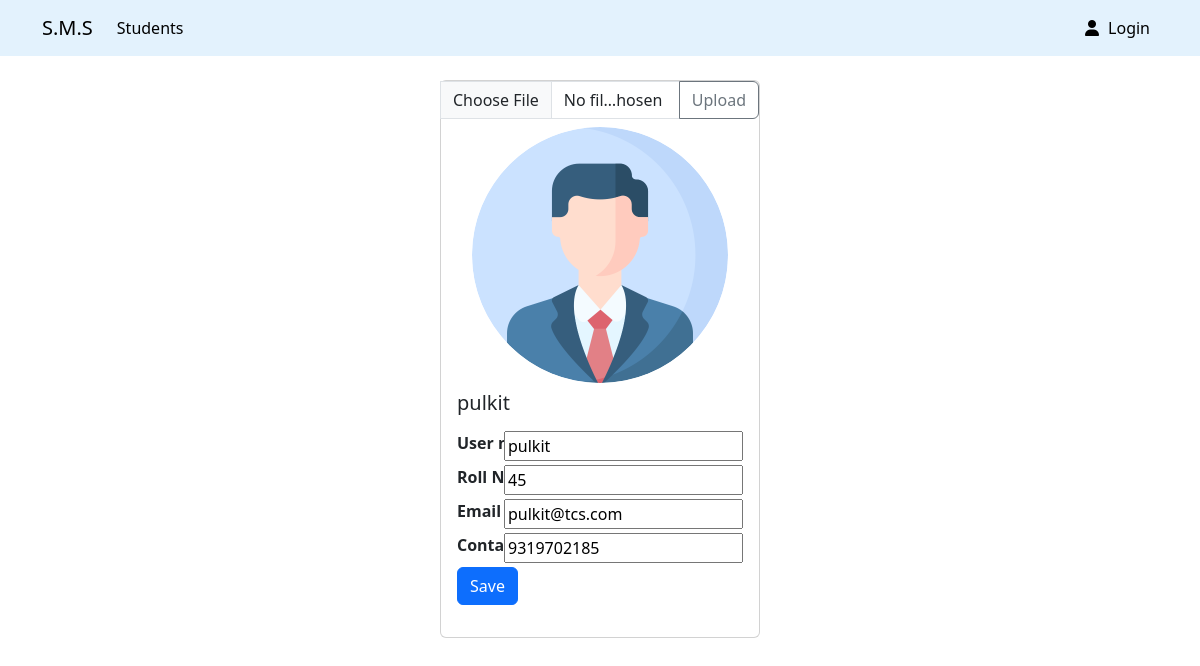
The page /edit.php?id=3 on the database its author committed.
### tables this page shows
CREATE TABLE `students` (
  `id` int NOT NULL AUTO_INCREMENT,
  `name` varchar(128) DEFAULT NULL,
  `roll_no` int DEFAULT NULL,
  `phone_number` text,
  `email` text,
  `username` text,
  `password` text,
  `img` text,
  PRIMARY KEY (`id`)
);

### includes/student.php (called while the page is built, shortened)
<?php
function getStudent_result($conn, $columnName, $columnValue)
{
    $query = "SELECT * FROM students WHERE $columnName = ?";
    $input_type = is_numeric($columnValue) ? "i" : "s";
    $stmt = mysqli_prepare($conn, $query);
    mysqli_stmt_bind_param($stmt, $input_type, $columnValue);
    if (mysqli_stmt_execute($stmt)) {
        $result = mysqli_stmt_get_result($stmt);
        return $result;
    }
    return false;
}

### edit.php (the view, shortened to what this page needs)
<?php require "includes/header.php" ?>
<?php
require "includes/database.php";
require "includes/student.php";
require "includes/getProfilePic.php";
$conn = getDB();
if (isset($_GET) && $_GET['id']) {
    $id = $_GET['id'];
    $student = mysqli_fetch_assoc(getStudent_result($conn, "id", $id));
    $name = $student["name"];
    $username = $student["username"];
    $roll_no = $student["roll_no"];
    $email = $student["email"];
    $phone_number = $student["phone_number"];
}
?>
<div class="card mx-auto mt-4" style="width: 20rem; height:fit-content">
    <form action="" method="post" enctype="multipart/form-data">
        <div class="input-group">
            <input type="file" name="file" id="file" class="form-control" id="inputGroupFile04" aria-describedby="inputGroupFileAddon04" aria-label="Upload">
            <button class="btn btn-outline-secondary" type="submit" id="inputGroupFileAddon04">Upload</button>
        </div>
    </form>
    <div class="profile-pic-con">
        <img src="<?php echo get_pic($_GET["id"], $conn) ?>" class="card-img-top mx-auto mt-2 profile-pic" alt="..." style="width: 16rem;">
    </div>
    <div class="card-body position-relative">
        <h5 class="card-title"><?php echo $name ?></h5>
        <p class="card-text">
        <form method="post" class="update-form">
            <div class="form-group">
                <strong>User name:</strong><input type="text" name="username" value="<?php echo $username ?>" class="edit-input">
            </div>
            <div class="form-group">
                <strong>Roll No:</strong><input type="text" name="roll_no" value="<?php echo $roll_no ?>" class="edit-input">
            </div>
            <div class="form-group">
                <strong>Email Id:</strong><input type="text" name="email" value="<?php echo $email ?>" class="edit-input">
            </div>
            <div class="form-group">
                <strong>Contact No:</strong><input type="text" name="phone_number" value="<?php echo $phone_number ?>" class="edit-input">
            </div>
            <button type="submit" class="btn btn-primary update-btn">Save</button>
        </form>
        </p>
    </div>
</div>
<?php require "includes/footer.php" ?>

### styles/style.css (style rules this page uses)
.update-form { position: relative; }
.edit-input { position: absolute; right: 0rem; }
.form-group { margin: 10px 0; }
.profile-pic-con { width: 16rem; height: 16rem; margin: auto; }
.profile-pic { display: block; width: 100%; height: 100%; border-radius: 100%; }

### rows shown on the page
students: name "pulkit", username "pulkit", roll_no "45", email "pulkit@tcs.com", phone_number "9319702185"
